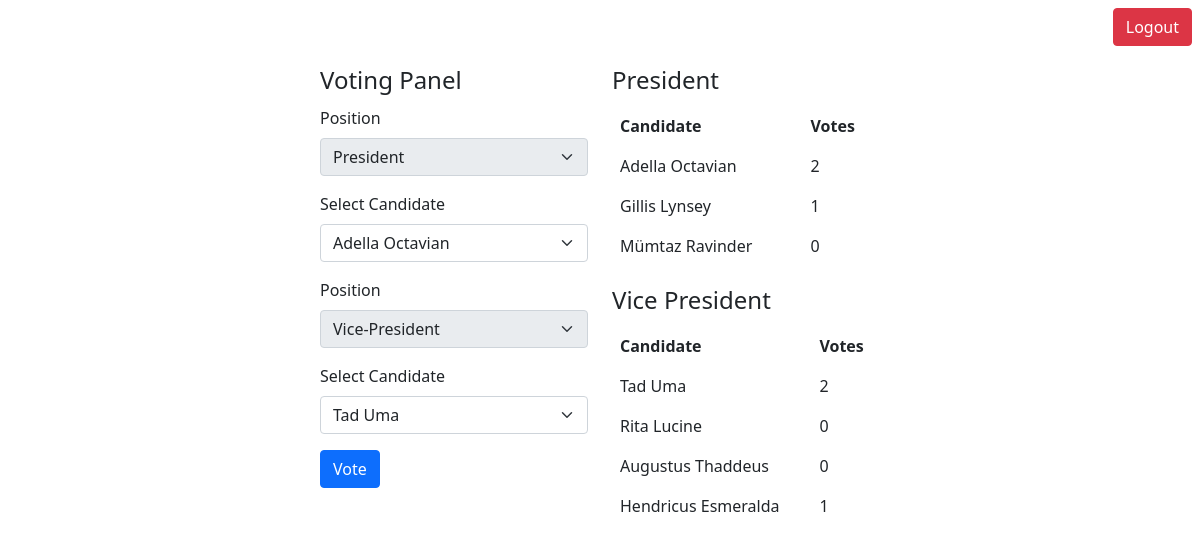
Page /dashboard (signed in) on the earlier database version.
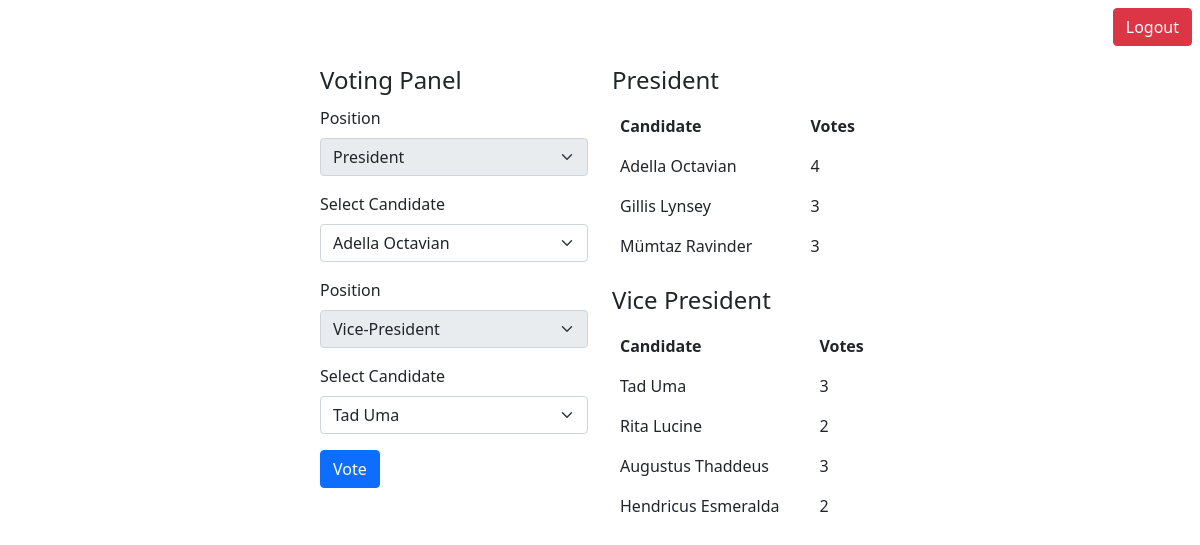
Same page on the later database version.
### website/model.py (models this page shows, shortened)
class Vote(db.Model):
        _id = db.Column(db.Integer, primary_key=True, autoincrement=True)
        _fkid = db.Column(db.Integer, db.ForeignKey('position._id'))
        _name = db.Column(db.String(50), nullable=False)
        _total_votes = db.Column(db.Integer, nullable=False, default=0)

### website/views.py (the view)
@views.route('/dashboard')
def dashboard():
        if 'user' in session:
                user = session['user']
                candidates = Vote.query.all()
                return render_template('dashboard.html', user=user, candidates=candidates)
        return redirect(url_for('views.login'))

### website/templates/dashboard.html (shortened to what this page needs)
<!doctype html>
<html lang="en">
<head>
        <link href="https://cdn.jsdelivr.net/npm/bootstrap@5.1.3/dist/css/bootstrap.min.css" rel="stylesheet"
>
</head>
<body>
        <ul class="nav justify-content-end m-2">
                <form class="nav-item pd" method="POST" action="logout.do">
                        <button type="submit" class="btn btn-danger">Logout</button>
                </form>
        </ul>
        <div class="container col-6 d-flex p-2">
                <div class="container">
                        <form id="" method="POST" action="vote.do">
                                <legend>Voting Panel</legend>
                                <div class="mb-3">
                                        <label for="select" class="form-label">Position</label>
                                        <select id="" class="form-select" disabled>
                                                <option>President</option>
                                        </select>
                                </div>
                                <div class="mb-3">
                                        <label for="select" class="form-label">Select Candidate</label>
                                        <select id="p-candidate" name="p-candidate" class="form-select">
                                                {% for cand in candidates %}
                                                {% if 1 in [cand._fkid] %}
                                                <option>{{cand._name}}</option>
                                                {% endif %}
                                                {% endfor %}
                                        </select>
                                </div>
                                <div class="mb-3">
                                        <label for="select" class="form-label">Position</label>
                                        <select id="" class="form-select" disabled>
                                                <option>Vice-President</option>
                                        </select>
                                </div>
                                <div class="mb-3">
                                        <label for="select" class="form-label">Select Candidate</label>
                                        <select id="vp-candidate" name="vp-candidate" class="form-select">
                                                {% for cand in candidates %}
                                                {% if 2 in [cand._fkid] %}
                                                <option>{{cand._name}}</option>
                                                {% endif %}
                                                {% endfor %}
                                        </select>
                                </div>
                                <div class="mb-3">
                                        {% if user.voted == 1 %}
                                                <button type="submit" class="btn btn-primary" disabled>Voted</button>
                                        {% else %}
                                                <button type="submit" class="btn btn-primary">Vote</button>
                                        {% endif %}
                                </div>
                        </form>
                </div>
                <div class="container">
                        <legend>President</legend>
                        <table class="table table-borderless">
                                <thead>
                                        <tr>
                                                <th scope="col">Candidate</th>
                                                <th scope="col">Votes</th>
                                        </tr>
                                </thead>
                                <tbody>
                                        {% for cand in candidates %}
                                        {% if 1 in [cand._fkid] %}
                                        <tr>
                                                <td>{{cand._name}}</td>
                                                <td>{{cand._total_votes}}</td>
                                        </tr>
                                        {% endif %}
                                        {% endfor %}
                                </tbody>
                        </table>
                        <legend>Vice President</legend>
                        <table class="table table-borderless">
                                <thead>
                                        <tr>
                                                <th scope="col">Candidate</th>
                                                <th scope="col">Votes</th>
                                        </tr>
                                </thead>
                                <tbody>
                                        {% for cand in candidates %}
                                        {% if 2 in [cand._fkid] %}
                                        <tr>
                                                <td>{{cand._name}}</td>
                                                <td>{{cand._total_votes}}</td>
                                        </tr>
                                        {% endif %}
                                        {% endfor %}
                                </tbody>
                        </table>
                </div>
        </div>
</body>
</html>

Differences in the rows shown:
changed Vote "Adella Octavian": _total_votes "2" → "4"
changed Vote "Gillis Lynsey": _total_votes "1" → "3"
changed Vote "Mümtaz Ravinder": _total_votes "0" → "3"
changed Vote "Tad Uma": _total_votes "2" → "3"
changed Vote "Rita Lucine": _total_votes "0" → "2"
changed Vote "Augustus Thaddeus": _total_votes "0" → "3"
changed Vote "Hendricus Esmeralda": _total_votes "1" → "2"
